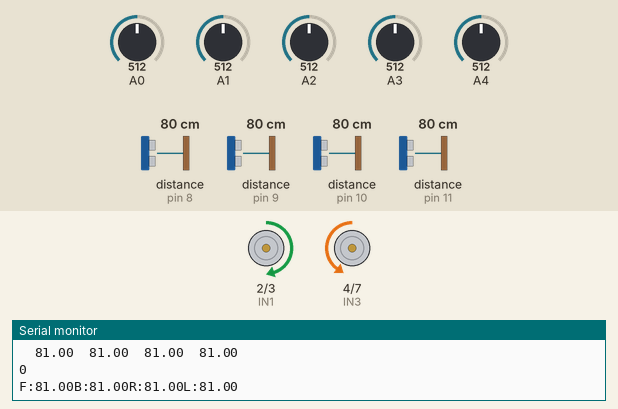
Bench run of a sketch on a simulated Arduino Uno, built with avr-gcc and run on an emulated ATmega328P. Shown: motor-driver pin pairs drawn as motors (green arrow = first pin HIGH = forward, orange = second pin HIGH = backward, longer = more drive, scaled by the enable pin), the last lines printed to the serial monitor. The inputs (shaded band) are chosen by the test bench; at power-on: A4 = 512, distance to the obstacle (sensors on pin 8, pin 10, pin 9, pin 11) 80 cm, A0 = 512, A1 = 512, A2 = 512, A3 = 512.

Above: at 1.2 s.
1.3 s: A4 set to 884
4.3 s: A4 set to 915
At 4.54 s:
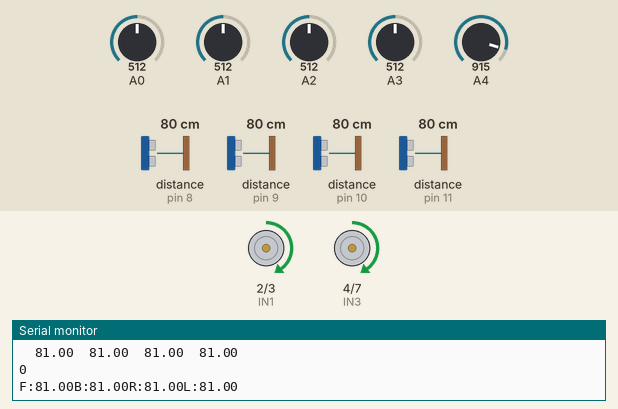
7.3 s: distance to the obstacle (sensor on pin 8) set to 23 cm
10.3 s: distance to the obstacle (sensor on pin 8) set to 19 cm
At 10.72 s:
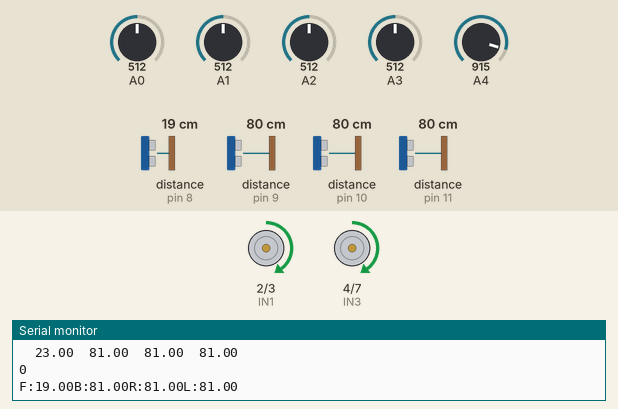
13.3 s: distance to the obstacle (sensor on pin 10) set to 64 cm
16.0 s: distance to the obstacle (sensor on pin 10) set to 56 cm
At 17.0 s:
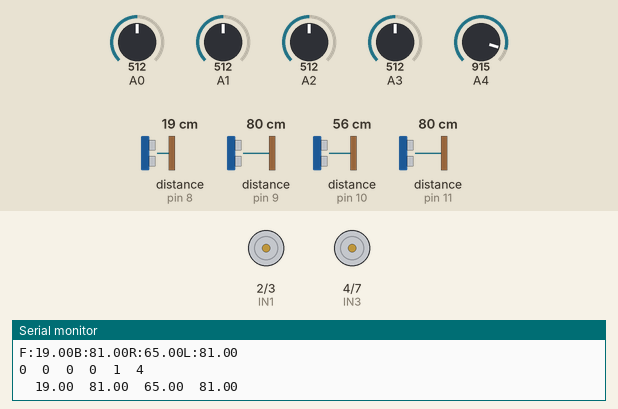
Timing chart, 0 to 20.0 s (numbered marks = the images above; inputs shaded):
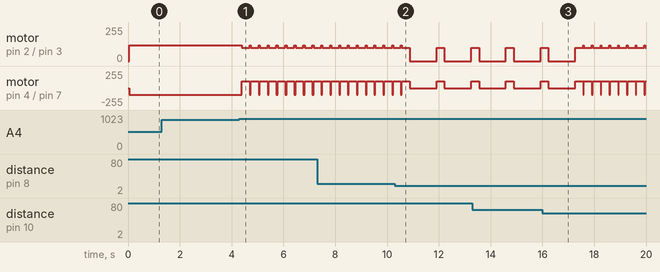

The sketch:

test_final_gidon.ino
```cpp
#include <NewPing.h>
#define SONAR_NUM 4
#define MAX_DISTANCE 150 //cm
/////////////////////////////////////////Motor Control Setup///////////////////////////////////////////
#define IN1 2
#define IN2 3
#define ENA 5

#define IN3 4
#define IN4 7
#define ENB 6

int mode = -1;

float error_old = 0;

void motor_control_l(int direction, int speed) //왼쪽 모터 제어
{
  switch(direction)
  {
    case 1:  digitalWrite(IN1, HIGH);
             digitalWrite(IN2, LOW);
             analogWrite(ENA, speed);//0~255까지 입력
             break;

    case 0:  digitalWrite(IN1, LOW);
             digitalWrite(IN2, LOW);
             analogWrite(ENA, speed);
             break;

    case -1: digitalWrite(IN1, LOW);
             digitalWrite(IN2, HIGH);
             analogWrite(ENA, speed);
             break;
  }
}

void motor_control_r(int direction, int speed) //오른쪽 모터 제어
{
  switch(direction)
  {
    case 1:  digitalWrite(IN3, LOW);
             digitalWrite(IN4, HIGH);
             analogWrite(ENB, speed);//0~255까지 입력
             break;

    case 0:  digitalWrite(IN3, LOW);
             digitalWrite(IN4, LOW);
             analogWrite(ENB, speed);
             break;

    case -1: digitalWrite(IN3, HIGH);
             digitalWrite(IN4, LOW);
             analogWrite(ENB, speed);
             break;
  }
}
/////////////////////////////////////////Sonar Sensor Setup///////////////////////////////////////////

float UltrasonicSensorData[SONAR_NUM]; //배열

NewPing sonar[SONAR_NUM] =
{
  NewPing(8, 8, MAX_DISTANCE),
  NewPing(9, 9, MAX_DISTANCE),
  NewPing(10, 10, MAX_DISTANCE),
  NewPing(11, 11, MAX_DISTANCE)
};

void read_ultrasonic_sensor(void) //초음파로 거리 측정(앞, 뒤, 오른쪽, 왼쪽
{
  UltrasonicSensorData[0] = sonar[0].ping_cm();//Front
  UltrasonicSensorData[1] = sonar[1].ping_cm();//Rear
  UltrasonicSensorData[2] = sonar[2].ping_cm();//Right
  UltrasonicSensorData[3] = sonar[3].ping_cm();//Left
}

void Sonar_Data_Display(int flag)
{
  char Sonar_data_display[40];
  if(flag == 0) return;
  else
  {
    Serial.print("F:");
    Serial.print(UltrasonicSensorData[0]);
    Serial.print("B:");
    Serial.print(UltrasonicSensorData[1]);
    Serial.print("R:");
    Serial.print(UltrasonicSensorData[2]);
    Serial.print("L:");
    Serial.println(UltrasonicSensorData[3]);
  }
}
/////////////////////////////////////////Motor Control Setup///////////////////////////////////////////
#define DEBUG 1

/////////////////////////////////////////Line Sensor Setup///////////////////////////////////////////////////////
#define LINE_DETECT_WHITE 1

int LineSensorPinData[5] = {0, };
int LineType = -1;
/////////////////////////////////////////Line Sensor Setup///////////////////////////////////////////////////////
int sum = 0;

int read_digital_line_sensor(void) //색상인식센서
{
  int i;
  sum = 0;
  int data[5] = {0, };

  LineSensorPinData[0] = analogRead(A0);
  LineSensorPinData[1] = analogRead(A1);
  LineSensorPinData[2] = analogRead(A2);
  LineSensorPinData[3] = analogRead(A3);
  LineSensorPinData[4] = analogRead(A4);

  for(i = 0; i < 5; i++)
  {
    if(LineSensorPinData[i] > 900) LineSensorPinData[i] = 1; //라인이 있을경우 1, 라인이 없을 경우 0
    else LineSensorPinData[i] = 0;
  }

  for(i = 0; i < 5; i++)
  {
    if(LINE_DETECT_WHITE == 0)
    {
      LineSensorPinData[i] = 1 - LineSensorPinData[i];
    }
    sum += LineSensorPinData[i];
  }

  if(sum == 5)
  {
    return sum;
  }
  else if(sum == 2)
  {
    if(  (LineSensorPinData[3] == 1) && (LineSensorPinData[4] == 1)  ) return 3;
    if(  (LineSensorPinData[2] == 1) && (LineSensorPinData[3] == 1)  ) return 1;
    if(  (LineSensorPinData[1] == 1) && (LineSensorPinData[2] == 1)  ) return -1;
    if(  (LineSensorPinData[0] == 1) && (LineSensorPinData[1] == 1)  ) return -3;
  }
  else if(sum == 1)
  {
    if(LineSensorPinData[0] == 1) return -4;
    if(LineSensorPinData[1] == 1) return -2;
    if(LineSensorPinData[2] == 1) return 0;
    if(LineSensorPinData[3] == 1) return 2;
    if(LineSensorPinData[4] == 1) return 4;
  }
  else if(sum == 3)
  {
    return -10;
  }
  else
  {
    return -5;
  }
  Serial.println(sum);
}

void send_serial_data(void)
{
  for(int i = 0; i < 5; i++)
  {
    Serial.print(LineSensorPinData[i]); //검은색 15~20 노란색 550이상
    Serial.print("  ");
  }

  Serial.println(LineType);
  Serial.print("  ");

  for(int i = 0; i < 4; i++)
  {
    Serial.print(UltrasonicSensorData[i]);
    Serial.print("  ");
  }
  Serial.println("  ");
}

void robot_line_trace(void) //라인 따라가기
{
  switch(LineType)
  {
    case -4:
            motor_control_r(1, 100); //속도 제어할 것
            motor_control_l(-1, 100);
            delay(300);
            break;

    case -3:
            motor_control_r(1, 100);
            motor_control_l(-1, 100);
            delay(100);
            break;

    case -2:
            motor_control_r(1, 100);
            motor_control_l(-1, 100);
            break;

    case -1:
            motor_control_r(1, 100);
            motor_control_l(-1, 100);
            break;

    case 0:
            motor_control_r(1, 100);
            motor_control_l(1, 100);
            break;

    case 1:
            motor_control_r(-1, 100);
            motor_control_l(1, 100);
            break;

    case 2:
            motor_control_r(-1, 100);
            motor_control_l(1, 100);
            break;

    case 3:
            motor_control_r(-1, 100);
            motor_control_l(1, 100);
            delay(200);
            break;

    case 4:
            motor_control_r(-1, 100);
            motor_control_l(1, 100);
            delay(300);
            break;

    case 5:
            motor_control_r(-1, 10);
            motor_control_l(-1, 10); //역주행으로 정지
            delay(500);
            motor_control_r(1, 0);
            motor_control_l(1, 0); //정지
            delay(1000);
            break;
  }
}

void Robot_Mode_Define(void) //미로 속에서 움직임 제어
{
  mode = -1;
  read_ultrasonic_sensor();

  for(int i = 0; i < 4; i++)
  {
    if(UltrasonicSensorData[i] == 0)
    {
      UltrasonicSensorData[i] = MAX_DISTANCE;
    }
  }

  Sonar_Data_Display(1);

  //////////////////////////// mode = 0 //////////////////////////////////////
  if(  (UltrasonicSensorData[2] >= 80) && (UltrasonicSensorData[3] >= 80)  )
  {
    mode = 0;
  }

  //////////////////////////// mode = 1 //////////////////////////////////////
  if(  (UltrasonicSensorData[2] <= 80) && (UltrasonicSensorData[3] <= 80)  )
  {
    mode = 1;
  }

  //////////////////////////// mode = 2 //////////////////////////////////////왼쪽 벽이 가까운 경우
  if(  UltrasonicSensorData[3] < UltrasonicSensorData[2]  )
  {
    mode = 2;
  }

  //////////////////////////// mode = 3 //////////////////////////////////////오른 쪽 벽이 가까운 경우
  if(  UltrasonicSensorData[2] < UltrasonicSensorData[3]   )
  {
    mode = 3;
  }
}

void robot_stop() //로봇 움직임 정지
{
  motor_control_r(1, 0);
  motor_control_l(1, 0);
}

void robot_90_right_turn() //로봇 움직임 오른쪽으로 90도 회전
{
  motor_control_r(1, 0);
  motor_control_l(1, 0);

  delay(500);

  motor_control_r(-1, 150);
  motor_control_l(1, 150);

  delay(680); // 90도를 돌 때까지 시간 조정

  motor_control_r(1, 0);
  motor_control_l(1, 0);
}

void robot_90_left_turn() //로봇 움직임 왼쪽으로 90도 회전
{
  motor_control_r(1, 0);
  motor_control_l(1, 0);

  delay(500);

  motor_control_r(1, 150);
  motor_control_l(-1, 150);

  delay(800); // 90도를 돌 때까지 시간 조정

  motor_control_r(1, 0);
  motor_control_l(1, 0);
}

void setup() //세팅
{
  int i;

  pinMode(IN1, OUTPUT);
  pinMode(IN2, OUTPUT);
  pinMode(IN3, OUTPUT);
  pinMode(IN4, OUTPUT);
  pinMode(ENA, OUTPUT);
  pinMode(ENB, OUTPUT);
  Serial.begin(9600);
}

void loop() // 반복문(메인문)
{
  int i;

    Serial.println(mode);
    Robot_Mode_Define();
    LineType = read_digital_line_sensor();
    read_ultrasonic_sensor();
    robot_line_trace();
    //미로 속에서의 움직임
    if(  (  (UltrasonicSensorData[2] + UltrasonicSensorData[3]) < 130 ) && (  (UltrasonicSensorData[2] * UltrasonicSensorData[3]) > 0 ) && (LineType == -5)  )
    {

      //Robot_Mode_Define();
      Serial.println(mode);
      if(mode == 1)
      {
        if(UltrasonicSensorData[0] > 60)
        {
          motor_control_l(1, 150);
          motor_control_r(1, 150);
        }
        else
        {
          robot_stop();
          delay(500);
        }
      }
      else if(mode == 3)
      {
        if(UltrasonicSensorData[0] > 60)
        {
          motor_control_l(1, 150);
          motor_control_r(1, 200);
        }
        else
        {
          robot_stop();
          delay(500);
          robot_90_right_turn();
          delay(300);
        }
      }
      else if(mode == 2)
      {
        if(UltrasonicSensorData[0] > 60)
        {
          motor_control_l(1, 200);
          motor_control_r(1, 150);
        }
        else
        {
          robot_stop();
          delay(500);
          robot_90_right_turn();
          delay(300);
        }
      }
      else
      {
        robot_stop();
      }
    }
    //라인안에서의 움직임
    else
    {
        //LineType = read_digital_line_sensor();
        //read_ultrasonic_sensor();
        //robot_line_trace();

        if(DEBUG == 1) send_serial_data();

        if(  (UltrasonicSensorData[0] <= 20) && (UltrasonicSensorData[0] > 0) && (  (UltrasonicSensorData[2] + UltrasonicSensorData[3]) > 140 ) && (LineType != -5)  )
        {
          motor_control_r(1, 0);
          motor_control_l(1, 0);
          delay(1000);
        }
        else
        {
          motor_control_r(1, 100);
          motor_control_l(1, 120); //좌우 속도 맞추기
        }
     }
}
```

Measured:
- the behaviour switches between 900 and 901 on A4 (found by bisection; images 0 and 1)
- the behaviour switches between 21 and 20 cm on distance to the obstacle (sensor on pin 8) (found by bisection; images 1 and 2)
- the behaviour switches between 59 and 58 cm on distance to the obstacle (sensor on pin 10) (found by bisection; images 2 and 3)
- after the input at 4.3 s, motor on pin 2 (IN1) / pin 3 (IN2): alternates forward 120/255 for 0.04 s and forward 100/255 for 0.30 s, starting after 0.09 s; motor on pin 4 (IN3) / pin 7 (IN4): alternates forward 100/255 for 0.30 s and backward 100/255 for 0.04 s, starting after 0.09 s
- after the input at 10.3 s, motor on pin 2 (IN1) / pin 3 (IN2), motor on pin 4 (IN3) / pin 7 (IN4): alternates forward 100/255 for 0.30 s and stopped for 1.0 s, starting after 0.57 s
